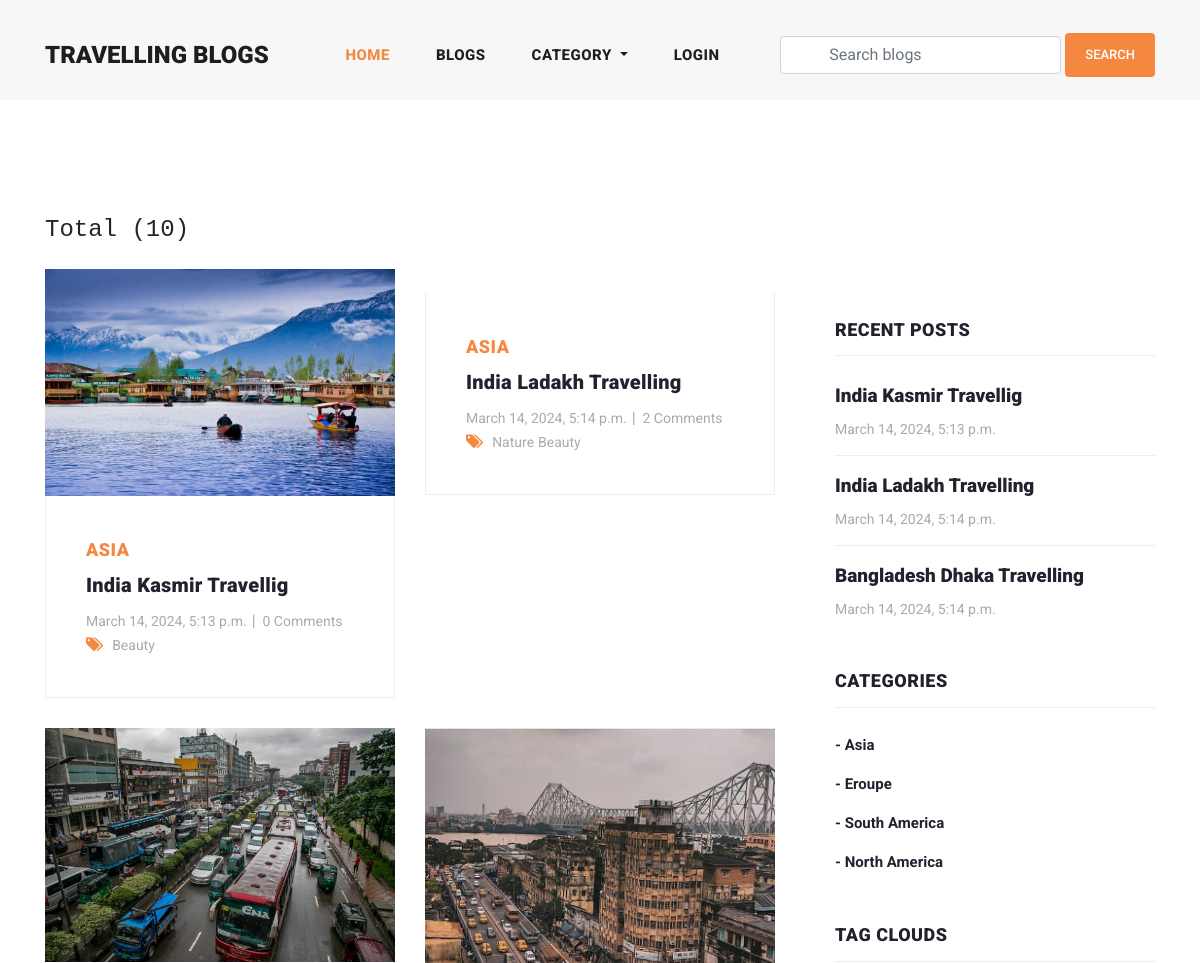
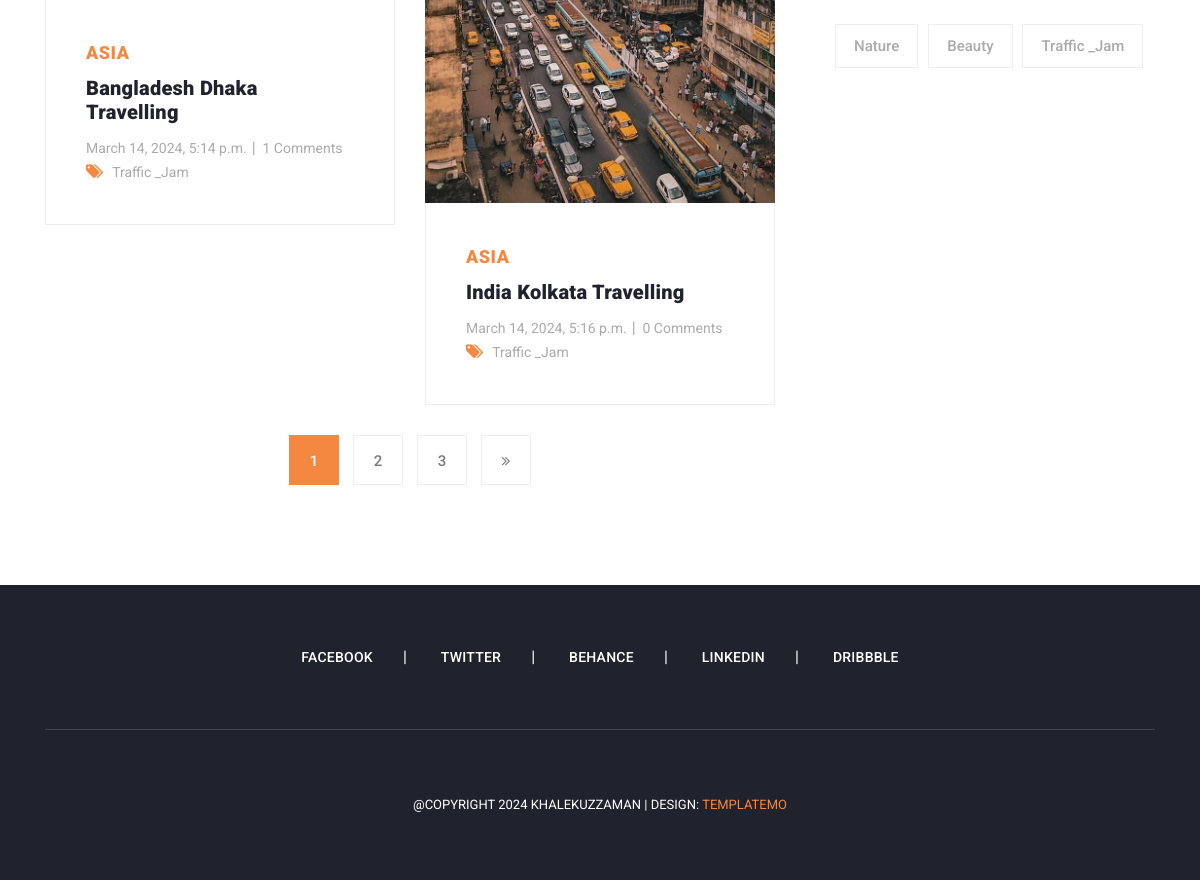
The page /blog/blog/ on the database its author committed (2 pictures, top to bottom).
### blog/models.py (models this page shows, shortened)
class Blog(models.Model):
    user = models.ForeignKey(
        Account,
        related_name = 'user_blogs',
        on_delete = models.CASCADE
    )
    tags = models.ManyToManyField(
        Tag,
        related_name = 'tag_blogs',
        blank = True
    )
    likes = models.ManyToManyField(
        Account,
        related_name = 'user_likes',
        blank = True
    )
    category = models.ForeignKey(
        Category,
        related_name = 'category_blogs',
        on_delete = models.CASCADE
    )
    title = models.CharField(max_length = 200,unique = True)
    slug = models.SlugField(max_length = 255,unique = True)
    description = models.TextField(max_length = 1000,blank = True)
    banner = models.ImageField(upload_to = 'photos/blog_banners',blank = True)
    is_available = models.BooleanField(default = True)
    created_date = models.DateTimeField(auto_now_add = True)
    modified_date = models.DateTimeField(auto_now = True)
    def get_url(self):
        return reverse('blog_detail',args = [self.category.slug, self.slug])

class Tag(models.Model):
    title = models.CharField(max_length = 50,unique = True)
    slug = models.SlugField(max_length = 200,unique = True)
    created_date = models.DateTimeField(auto_now_add = True)

### category/models.py (models this page shows, shortened)
class Category(models.Model):
    title = models.CharField(max_length = 50,unique = True)
    slug = models.SlugField(max_length = 100,unique = True)
    description = models.TextField(max_length = 255,blank = True)
    cat_image = models.ImageField(upload_to = 'photos/categories', blank = True)
    created_date = models.DateTimeField(auto_now_add = True)
    def get_url(self):
        return reverse('blogs_by_category',args = [self.slug])
    class Meta:
        verbose_name = 'Category'
        verbose_name_plural = 'Categories'

### blog/views.py (the view)
# urls.py: 2. Add a URL to urlpatterns:  path('blog/', include('blog.urls'))
def blog(request, category_slug=None):
    categories = None
    blogs = None
    if category_slug != None:
        categories = get_object_or_404(Category, slug=category_slug)
        blogs = Blog.objects.filter(category=categories,is_available = True)
        paginator = Paginator(blogs,2)
        page = request.GET.get('page')
        paged_blogs = paginator.get_page(page)
        blog_count = blogs.count()
    else:
        blogs = Blog.objects.all().filter(is_available=True).order_by('id')
        blog_count = blogs.count()
        paginator = Paginator(blogs,4)
        page = request.GET.get('page')
        paged_blogs = paginator.get_page(page)
    context = {
        'blogs': paged_blogs,
        'blog_count': blog_count,
        'categories':categories,
    }
    return render(request, 'blog/blog.html', context)

### blog/context_processors.py (called while the page is built)
def get_all_tags(request):
    tags = Tag.objects.all()
    return dict(tags = tags)

### category/context_processors.py (called while the page is built)
def menu_links(request):
    links = Category.objects.all()
    return dict(links = links)

### blog/templates/blog/blog.html (shortened to what this page needs)
{% extends 'base.html' %}
{% load static %}
{% block content %}
    <section class="blog-posts grid-system">
      <div class="container">
        <div class="row">
          <div class="col-md-8 py-3 mb-2">
            <h4 class="text-monospace">Total ({{blog_count}})</h4>
          </div>
          <div class="col-lg-8">
            <div class="all-blog-posts">
              <div class="row">
                {% for blog in blogs %}
                {% include 'blog/blog_card.html' %}
                {% endfor %}
                <div class="col-lg-12">
                  {% include 'blog/pagination.html' %}
                </div>
              </div>
            </div>
          </div>
          {% include 'includes/sidebar.html' %}
        </div>
      </div>
    </section>
{% endblock content %}

### blog/templates/blog/blog_card.html
{% load static %}
<div class="col-lg-6">
    <div class="blog-post">
      <div class="blog-thumb">
        <img src="{{blog.banner.url}}" alt="">
      </div>
      <div class="down-content">
        <span>{{blog.category.title}}</span>
        <a href="{{blog.get_url}}"><h4>{{blog.title}}</h4></a>
        <ul class="post-info">
          <li><a href="#">{{blog.created_date}}</a></li>
          <li><a href="#">{{blog.blog_comments.all.count}} Comments</a></li>
        </ul>
        <div class="post-options">
          <div class="row">
            <div class="col-lg-12">
              <ul class="post-tags">
                <li><i class="fa fa-tags"></i></li>
                {% if blog.tags.all.count > 0 %}
                {% for tag in blog.tags.all %}
                <li><a href="#">{{tag.title}}</a></li>
                {% endfor %}
                {% else %}
                None
                {% endif %}
              </ul>
            </div>
          </div>
        </div>
      </div>
    </div>
  </div>

### templates/includes/sidebar.html
<div class="col-lg-4">
    <div class="sidebar">
      <div class="row">
        <div class="col-lg-12">
          <div class="sidebar-item recent-posts">
            <div class="sidebar-heading">
              <h2>Recent Posts</h2>
            </div>
            <div class="content">
              <ul>
                {% for blog in blogs|slice:"3" %}
                <li><a href="{{blog.get_url}}">
                  <h5>{{blog.title}}</h5>
                  <span>{{blog.created_date}}</span>
                </a></li>
                {% endfor %}
              </ul>
            </div>
          </div>
        </div>
        <div class="col-lg-12">
          <div class="sidebar-item categories">
            <div class="sidebar-heading">
              <h2>Categories</h2>
            </div>
            <div class="content">
              <ul>
                {% for category in links %}
                <li><a href="{{category.get_url}}"> - {{category.title}}</a></li>
                {% endfor %}
              </ul>
            </div>
          </div>
        </div>
        <div class="col-lg-12">
          <div class="sidebar-item tags">
            <div class="sidebar-heading">
              <h2>Tag Clouds</h2>
            </div>
            <div class="content">
              <ul>
                {% for tag in tags %}
                <li><a href="">{{tag.title}}</a></li>
                {% endfor %}
              </ul>
            </div>
          </div>
        </div>
      </div>
    </div>
  </div>

### static/css/templatemo-stand-blog.css (style rules this page uses)
body { font-family: 'Roboto', sans-serif; overflow-x: hidden; text-rendering: optimizeLegibility; -webkit-font-smoothing: antialiased; -moz-osx-font-smoothing: grayscale; }
a { text-decoration: none!important; }
ul { padding: 0; margin: 0; list-style: none; }
h1,h2,h3,h4,h5,h6 { margin: 0px; }
.blog-posts { margin-top: 100px; }
.blog-posts .blog-post { margin-bottom: 30px; }
.blog-posts .blog-thumb img { width: 100%; overflow: hidden; }
.blog-posts .down-content { padding: 40px; border-right: 1px solid #eee; border-left: 1px solid #eee; border-bottom: 1px solid #eee; }
.blog-posts .down-content span { font-size: 18px; text-transform: uppercase; letter-spacing: 0.5px; font-weight: 900; color: #f48840; }
.blog-posts .down-content h4 { font-size: 24px; text-transform: capitalize; letter-spacing: 0.5px; font-weight: 900; color: #20232e; margin: 10px 0px 12px 0px; }
.blog-posts .down-content ul.post-info li { display: inline-block; margin-right: 8px; }
.blog-posts .down-content ul.post-info li:after { content: '|'; color: #aaa; margin-left: 8px; }
.blog-posts .down-content h4 { font-size: 20px; letter-spacing: 0.25px; }
.grid-system .down-content ul.post-info li { margin-right: 3px; }
.grid-system .down-content ul.post-info li:after { margin-left: 5px; }
.blog-posts .down-content ul.post-info li:last-child::after { display: none; }
.blog-posts .down-content ul.post-info li a { font-size: 14px; color: #aaa; font-weight: 400; transition: all .3s; }
.blog-posts .down-content ul.post-tags li, .blog-posts .down-content ul.post-share li { display: inline-block; }
.blog-posts .down-content ul.post-tags li:first-child i, .blog-posts .down-content ul.post-share li:first-child i { color: #f48840; margin-right: 5px; }
.blog-posts .down-content ul.post-tags li, .blog-posts .down-content ul.post-share li { color: #aaa; }
.blog-posts .down-content ul.post-tags li a, .blog-posts .down-content ul.post-share li a { font-size: 14px; color: #aaa; font-weight: 400; transition: all .3s; }
.blog-posts .sidebar-heading h2 { font-size: 18px; text-transform: uppercase; font-weight: 900; letter-spacing: 0.5px; color: #20232e; border-bottom: 1px solid #eee; padding-bottom: 15px; margin-bottom: 25px; }
.sidebar { margin-left: 30px; }
.sidebar .sidebar-item { margin-top: 50px; }
.sidebar .sidebar-heading h2 { font-size: 18px; text-transform: uppercase; font-weight: 900; letter-spacing: 0.5px; color: #20232e; border-bottom: 1px solid #eee; padding-bottom: 15px; margin-bottom: 25px; }
.sidebar .recent-posts ul li { margin-bottom: 15px; padding-bottom: 15px; border-bottom: 1px solid #eee; }
.sidebar .recent-posts ul li:last-child { margin-bottom: 0px; padding-bottom: 0px; border-bottom: none; }
.sidebar .recent-posts ul li h5 { font-size: 19px; font-weight: 900; color: #20232e; line-height: 30px; transition: all 0.3s; }
.sidebar .recent-posts ul li span { display: block; font-size: 14px; color: #aaa; margin-top: 8px; }
.sidebar .categories ul li { margin-bottom: 15px; }
.sidebar .categories ul li:last-child { margin-bottom: 0px; }
.sidebar .categories ul li a { font-size: 15px; font-weight: 700; color: #20232e; transition: all .3s; }
.sidebar .tags ul li { margin-right: 6px; display: inline-block; }
.sidebar .tags ul li { margin-bottom: 10px; }
.sidebar .tags ul li a { font-size: 15px; font-weight: 500; color: #aaa; display: inline-block; border: 1px solid #eee; padding: 10px 18px; transition: all .3s; }

### rows shown on the page
Blog: banner (picture), category "ASIA", title "India Kasmir Travellig", created_date "March 14, 2024, 5:13 p.m.", blog_comments.all.count "0"
Tag: title "Beauty"
Blog: category "ASIA", title "India Ladakh Travelling", created_date "March 14, 2024, 5:14 p.m.", blog_comments.all.count "2"
Tag: title "Nature"
Blog: banner (picture), category "ASIA", title "Bangladesh Dhaka Travelling", created_date "March 14, 2024, 5:14 p.m.", blog_comments.all.count "1"
Tag: title "Traffic _Jam"
Blog: banner (picture), category "ASIA", title "India Kolkata Travelling", created_date "March 14, 2024, 5:16 p.m.", blog_comments.all.count "0"
Category: title "Asia"
Category: title "Eroupe"
Category: title "South America"
Category: title "North America"

### other values the page prints
{{ blog_count }} "10"
{{ page }} "1"
{{ page }} "2" "3"
